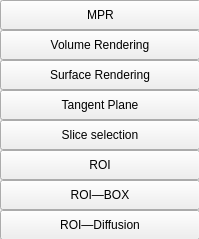
       <widget class="QWidget" name="scrollAreaWidgetContents_5">
        <property name="geometry">
         <rect>
          <x>0</x>
          <y>0</y>
          <width>199</width>
          <height>239</height>
         </rect>
        </property>
        <widget class="QPushButton" name="tool_MPR">
         <property name="geometry">
          <rect>
           <x>0</x>
           <y>0</y>
           <width>201</width>
           <height>30</height>
          </rect>
         </property>
         <property name="text">
          <string>MPR</string>
         </property>
        </widget>
        <widget class="QPushButton" name="tool_tihuizhi">
         <property name="geometry">
          <rect>
           <x>0</x>
           <y>30</y>
           <width>200</width>
           <height>30</height>
          </rect>
         </property>
         <property name="text">
          <string>Volume Rendering</string>
         </property>
        </widget>
        <widget class="QPushButton" name="tool_mianhuizhi">
         <property name="geometry">
          <rect>
           <x>0</x>
           <y>60</y>
           <width>200</width>
           <height>30</height>
          </rect>
         </property>
         <property name="text">
          <string>Surface Rendering</string>
         </property>
        </widget>
        <widget class="QPushButton" name="tool_cut">
         <property name="geometry">
          <rect>
           <x>0</x>
           <y>90</y>
           <width>200</width>
           <height>30</height>
          </rect>
         </property>
         <property name="text">
          <string>Tangent Plane</string>
         </property>
        </widget>
        <widget class="QPushButton" name="tool_tiaoxuan">
         <property name="geometry">
          <rect>
           <x>0</x>
           <y>120</y>
           <width>200</width>
           <height>30</height>
          </rect>
         </property>
         <property name="text">
          <string>Slice selection</string>
         </property>
        </widget>
        <widget class="QPushButton" name="tool_ROI">
         <property name="geometry">
          <rect>
           <x>0</x>
           <y>150</y>
           <width>200</width>
           <height>30</height>
          </rect>
         </property>
         <property name="text">
          <string>ROI</string>
         </property>
        </widget>
        <widget class="QPushButton" name="tool_ROI_BOX">
         <property name="geometry">
          <rect>
           <x>0</x>
           <y>180</y>
           <width>200</width>
           <height>30</height>
          </rect>
         </property>
         <property name="text">
          <string>ROI—BOX</string>
         </property>
        </widget>
        <widget class="QPushButton" name="tool_ROI_Diffusion">
         <property name="geometry">
          <rect>
           <x>0</x>
           <y>210</y>
           <width>200</width>
           <height>30</height>
          </rect>
         </property>
         <property name="text">
          <string>ROI—Diffusion</string>
         </property>
        </widget>
       </widget>
